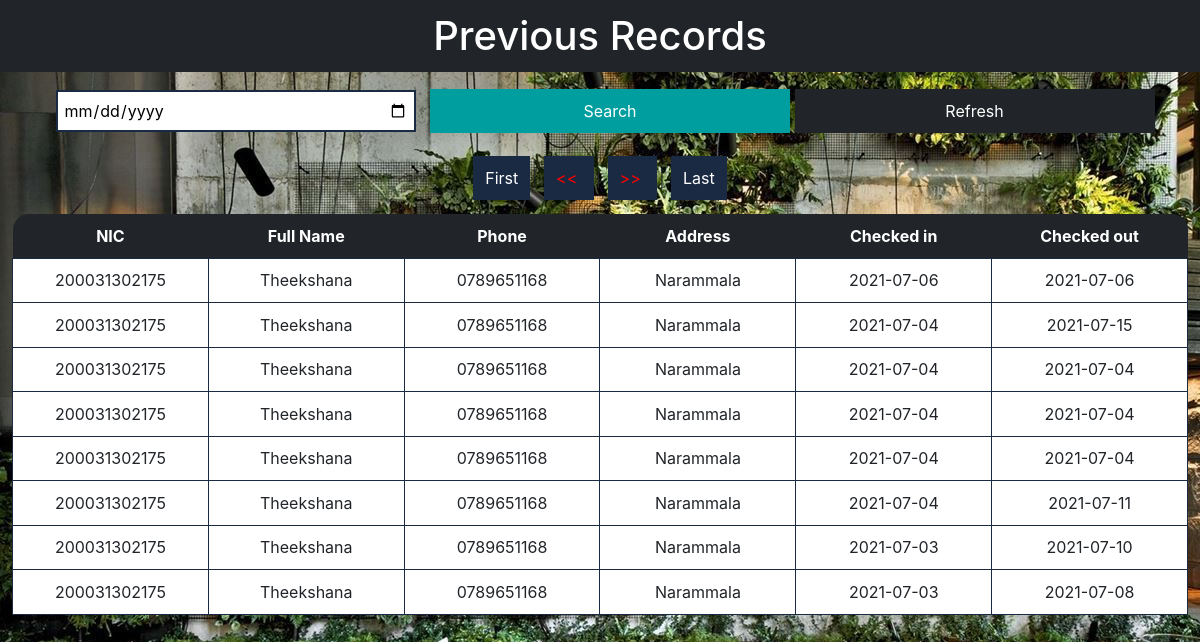
Screenshot of /terminate.php with the database file from the repository.
### tables this page shows
CREATE TABLE `terminate` (
  `id` int(11) NOT NULL,
  `name` varchar(50) NOT NULL,
  `nic` varchar(20) NOT NULL,
  `phone` int(11) NOT NULL,
  `address` varchar(150) NOT NULL,
  `rno` int(11) NOT NULL,
  `cdate` varchar(20) NOT NULL,
  `gdate` varchar(20) NOT NULL,
  `month` varchar(20) NOT NULL,
  `period` int(11) NOT NULL,
  `balance` int(11) NOT NULL,
  `advance` int(11) NOT NULL,
  `gmonth` varchar(20) NOT NULL
);

### terminate.php (the view, shortened to what this page needs)
<?php
include('database.php');
?>
<html>
<head>
<link rel = 'stylesheet' type = 'text/css' href = 'css/bootstrap.min.css'>
</head>
<body>
<center>
<h1>Previous Records</h1>
<form action = 'terminate.php' method = 'post'>
<input type = 'date' name = 'date'>
<input type = 'submit' name = 'search' value = 'Search'>
<button onClick='windows.location.reload();'>Refresh</button>
</form>
<br>
<table>
<tr>
<th>NIC</th>
<th>Full Name</th>
<th>Phone</th>
<th>Address</th>
<th>Checked in</th>
<th>Checked out</th>
</tr>
<?php
$sqlc = "SELECT COUNT(id) as cou FROM terminate";
$resultc = $conn->query($sqlc);
if ($resultc->num_rows > 0){
	while($rowc = $resultc->fetch_assoc()){
		$total_rows = $rowc['cou'];
	}
}
	if(isset($_POST['search'])){
		$date = $_POST['date'];
		$sql = "SELECT * FROM terminate where cdate = '$date'";
		$result = $conn->query($sql);
		if ($result->num_rows > 0){
			while($row = $result->fetch_assoc()){
				$nic = $row['nic'];
				$name = $row['name'];
				$phone = $row['phone'];
				$address = $row['address'];
				$cdate = $row['cdate'];
				$gdate = $row['gdate'];
				echo "<tr>";
				echo "<td>" . $nic . "</td>" . "<td>" . $name . "</td>" . "<td>" . $phone . "</td>" . "<td>" . $address . "</td>" . "<td>" . $cdate . "</td>" . "<td>" . $gdate . "</td>";
				echo "</tr>";
			}
		}
	}
	else{
		$rows_per_page = 8;
		if(isset($_GET['p'])){
			$page_no = $_GET['p'];
		}
		else{
			$page_no = 1;
		}
		$start = ($page_no - 1) * $rows_per_page;
		$sql = "SELECT * FROM terminate order by id DESC limit {$start},{$rows_per_page}";
		$result = $conn->query($sql);
		if ($result->num_rows > 0){
			while($row = $result->fetch_assoc()){
				$nic = $row['nic'];
				$name = $row['name'];
				$phone = $row['phone'];
				$address = $row['address'];
				$cdate = $row['cdate'];
				$gdate = $row['gdate'];
				echo "<tr>";
				echo "<td>" . $nic . "</td>" . "<td>" . $name . "</td>" . "<td>0" . $phone . "</td>" . "<td>" . $address . "</td>" . "<td>" . $cdate . "</td>" . "<td>" . $gdate . "</td>";
				echo "</tr>";
			}
		}
		$first = "<a href = 'terminate.php?p=1'>First</a>";
		$last_page_no = ceil($total_rows / $rows_per_page);
		if($page_no >= $last_page_no){
			$next = "<a> <font color = red> >> </font></a>";
		}
		else{
			$next_page_no = $page_no + 1;
			$next = "<a href = 'terminate.php?p={$next_page_no}'> >> </a>";
		}
		if($page_no <= 1){
			$previous = "<a> <font color = red> << </font></a>";
		}
		else{
			$previous_page_no = $page_no - 1;
			$previous = "<a href = 'terminate.php?p={$previous_page_no}'> << </a>";
		}
		$last = "<a href = 'terminate.php?p={$last_page_no}'>Last</a>";
		echo $first . ' | ' . $previous . ' | ' . $next. ' | ' . $last;
	}
?>

### terminate.php (style rules this page uses)
* { margin:0;padding:0; }
h1 { color:#fff;text-align:center;padding:1%;background:#212529;width:100%; }
body { background-image: url('dashboardw1.jpg');size: cover; repeat:no-repeat; }
input[type=date] { outline:none;background:#fff;border:2px solid #1a2a43; padding:0.5%;color:#000; width:30%;margin:10px; }
button,input[type=submit] { border:none;outline:none;cursor:pointer; background:#212529;width:30%;color:#fff;padding:0.84%; }
a { text-decoration:none;padding:1%;color:#fff;margin:2px;background:#1a2a43; }
button { background:#212529; }
input[type=submit] { background:#009e9e; }
table { margin-top:2%;width:98%; }
tr:first-child th:first-child { border-top-left-radius: 1em;overflow: hidden; }
tr:first-child th:last-child { border-top-right-radius: 1em;overflow: hidden; }
th,td { text-align:center;padding:1%;width:15%; }
td { border:0.5px solid #1a2a43;background:#fff; }
th { background:#212529;color:#fff; }

### rows the page displays
terminate: nic "200031302175", name "Theekshana", phone "789651168", address "Narammala", cdate "2021-07-06", gdate "2021-07-06"
terminate: nic "200031302175", name "Theekshana", phone "789651168", address "Narammala", cdate "2021-07-04", gdate "2021-07-15"
terminate: nic "200031302175", name "Theekshana", phone "789651168", address "Narammala", cdate "2021-07-04", gdate "2021-07-04"
terminate: nic "200031302175", name "Theekshana", phone "789651168", address "Narammala", cdate "2021-07-04", gdate "2021-07-04"
terminate: nic "200031302175", name "Theekshana", phone "789651168", address "Narammala", cdate "2021-07-04", gdate "2021-07-04"
terminate: nic "200031302175", name "Theekshana", phone "789651168", address "Narammala", cdate "2021-07-04", gdate "2021-07-11"
terminate: nic "200031302175", name "Theekshana", phone "789651168", address "Narammala", cdate "2021-07-03", gdate "2021-07-10"
terminate: nic "200031302175", name "Theekshana", phone "789651168", address "Narammala", cdate "2021-07-03", gdate "2021-07-08"
